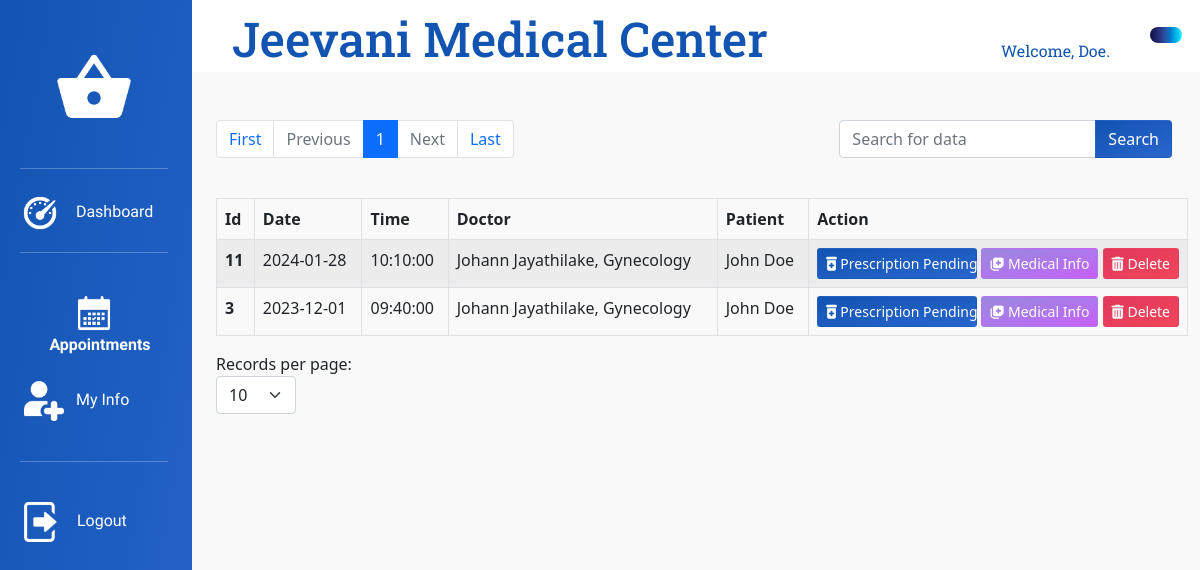
Before: /View/PatientAppointments.php (signed in) with the older database file.
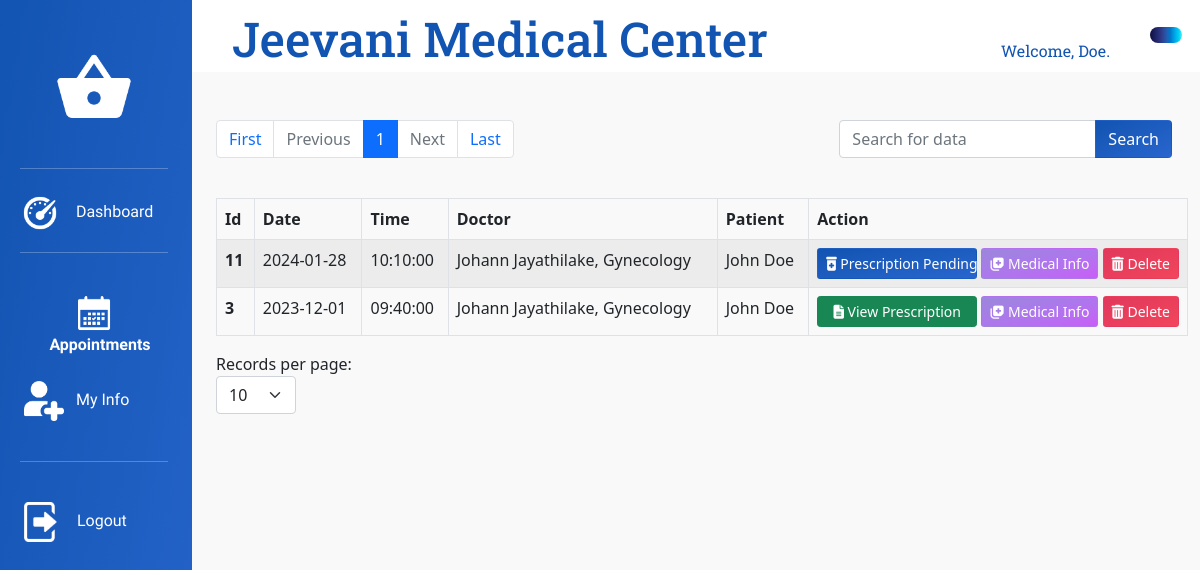
After: the same page with the newer database file.
### tables this page shows
CREATE TABLE `appointment` (
  `appointment_id` int(11) NOT NULL,
  `appointment_schedule_id` int(11) NOT NULL,
  `appointment_patient_id` int(11) NOT NULL,
  `appointment_time` time NOT NULL,
  `appointment_prescription_status` int(11) NOT NULL DEFAULT 0,
  `appointment_status` int(11) NOT NULL DEFAULT 1
);

CREATE TABLE `schedule` (
  `schedule_id` int(11) NOT NULL,
  `schedule_date` date NOT NULL,
  `schedule_doctor_id` int(11) NOT NULL,
  `schedule_start_time` time NOT NULL,
  `schedule_end_time` time NOT NULL,
  `schedule_available_time` time NOT NULL,
  `schedule_status` int(11) NOT NULL DEFAULT 1
);

CREATE TABLE `user` (
  `user_id` int(11) NOT NULL,
  `user_fname` varchar(256) NOT NULL,
  `user_lname` varchar(256) NOT NULL,
  `user_address` text DEFAULT 'N/A',
  `user_dob` date NOT NULL,
  `user_email` varchar(128) NOT NULL,
  `user_nic` varchar(12) NOT NULL,
  `user_password` varchar(256) NOT NULL,
  `user_role_id` int(11) NOT NULL,
  `user_attached_info_id` int(11) DEFAULT NULL,
  `user_status` int(11) NOT NULL DEFAULT 1
);

CREATE TABLE `doctor` (
  `doctor_id` int(11) NOT NULL,
  `doctor_specialisation` varchar(128) NOT NULL,
  `doctor_qualifications` text NOT NULL,
  `doctor_experience` text NOT NULL,
  `doctor_tel_no` int(10) NOT NULL,
  `doctor_user_id` int(11) NOT NULL,
  `doctor_status` int(11) NOT NULL DEFAULT 1
);

### Model/PatientAppointmentsInitializationModel.php (called while the page is built, shortened)
<?php
    $thisDBConnection = new DbConnection();
    $myCon = $thisDBConnection->con;
    $patientId = $_SESSION['userId'];
    if (isset($_GET['page'])) {
        $page = $_GET['page'];
    } else {
        $page = 1;
    }
    if(isset($_POST['limitSelector'])){
        $_SESSION['limitAppointments'] = $_POST['limitSelector'];
        $limit = $_POST['limitSelector'];
        $page = 1;
    }else{
        if(isset($_SESSION['limitAppointments'])){
            $limit = $_SESSION['limitAppointments'];
        }else{
            $limit = 10;
        }
    }
    $start = ($page - 1) * $limit;
    if (isset($_GET["search"])) {
        $filters = $_GET["search"];
        $page = 0;
        $sql =
            "SELECT
                appointment.*,
                schedule.*,
                doctor.*,
                patient_user.user_fname AS patient_first_name,
                doctor_user.user_fname AS doctor_first_name,
                patient_user.user_lname AS patient_last_name,
                doctor_user.user_lname AS doctor_last_name,
                patient_user.user_id AS patient_id,
                prescription.*
            FROM
                appointment
            JOIN
                schedule ON appointment.appointment_schedule_id = schedule.schedule_id
            JOIN
                doctor ON schedule.schedule_doctor_id = doctor.doctor_id
            JOIN
                user AS patient_user ON appointment.appointment_patient_id = patient_user.user_id
            JOIN
                user AS doctor_user ON doctor.doctor_user_id = doctor_user.user_id
            LEFT JOIN
                prescription ON prescription.prescription_appointment_id = appointment.appointment_id
            WHERE
                CONCAT(doctor_user.user_fname, doctor_user.user_lname, doctor.doctor_specialisation, appointment_time) LIKE '%$filters%'
            AND
                appointment_patient_id = '$patientId'
            AND
                appointment_status = 1
            ORDER BY
                schedule.schedule_date DESC;
            ";
        $result = $myCon->query($sql) or die($myCon->error);
        $resCheck = mysqli_num_rows($result);
        $appointments = $result->fetch_all(MYSQLI_ASSOC);
    } else {
        $sql =
            "SELECT
                appointment.*,
                schedule.*,
                doctor.*,
                patient_user.user_fname AS patient_first_name,
                doctor_user.user_fname AS doctor_first_name,
                patient_user.user_lname AS patient_last_name,
                doctor_user.user_lname AS doctor_last_name,
                patient_user.user_id AS patient_id,
                prescription.*
            FROM
                appointment
            JOIN
                schedule ON appointment.appointment_schedule_id = schedule.schedule_id
            JOIN
                doctor ON schedule.schedule_doctor_id = doctor.doctor_id
            JOIN
                user AS patient_user ON appointment.appointment_patient_id = patient_user.user_id
            JOIN
                user AS doctor_user ON doctor.doctor_user_id = doctor_user.user_id
            LEFT JOIN
                prescription ON prescription.prescription_appointment_id = appointment.appointment_id
            WHERE
                appointment_patient_id = '$patientId'
            AND
                appointment_status = 1
            ORDER BY
                schedule.schedule_date DESC
            LIMIT
                $start, $limit;
            ";
        $result = $myCon->query($sql) or die($myCon->error);
        $appointments = $result->fetch_all(MYSQLI_ASSOC);
    }

### View/PatientAppointments.php (the view, shortened to what the changed rows need)
<?php
require_once "../Model/PatientAppointmentsInitializationModel.php";
?>
<!DOCTYPE html>
<html lang="en">
<head>
    <link rel="stylesheet" type="text/css" href="../bootstrap/bootstrap-5.0.2-dist/css/bootstrap.min.css">
    <link rel="stylesheet" type="text/css" href="../CSS/AppointmentsStyles.css">
	<link rel="stylesheet" type="text/css" href="../CSS/AdminDashboardStyles.css">
    <link rel="stylesheet" type="text/css" href="../CSS/CommonDashboardStyles.css">
    <link rel="stylesheet" type="text/css" href="../CSS/Utilities.css">
</head>
<body>
    <div class="container-fluid">
        <div class="row">
            <div class="col-10">
                <div class="row">
                    <div class="col-12 title-content">
                        <h1 class="title-text">Jeevani Medical Center</h1>
                    </div>
                </div>
                <div class="row">
                    <div class="col-12 main-content">
                        <div class="row">
                            <div class="col-12">
                                <table class="table table-striped table-hover table-bordered table-responsive">
                                    <thead>
                                        <tr>
                                            <th scope="col">Id</th>
                                            <th scope="col">Date</th>
                                            <th scope="col">Time</th>
                                            <th scope="col">Doctor</th>
                                            <th scope="col">Patient</th>
                                            <th scope="th-sm" id="Action">Action</th>
                                        </tr>
                                    </thead>
                                    <tbody>
                                        <?php foreach ($appointments as $appointment) { ?>
                                            <tr>
                                                <th scope="row"><?php echo $appointment['appointment_id']; ?></th>
                                                <td id="appointmentDate<?php echo $appointment['appointment_id']; ?>"> <?php echo $appointment['schedule_date']; ?></td>
                                                <td id="appointmentTime<?php echo $appointment['appointment_id']; ?>"> <?php echo $appointment['appointment_time']; ?></td>
                                                <td id="appointmentDoctor<?php echo $appointment['appointment_id']; ?>"> <?php echo ($appointment['doctor_first_name'] . " " . $appointment['doctor_last_name'] . ", " . $appointment['doctor_specialisation']); ?></td>
                                                <td id="appointmentPatient<?php echo $appointment['appointment_id']; ?>"> <?php echo ($appointment['patient_first_name'] . " " . $appointment['patient_last_name']); ?></td>
                                                <td>
                                                    <?php if ($appointment['appointment_prescription_status'] == 0) { ?>
                                                        <button type="button" class="btn btn-sm btn-themed-primary btn-action" name="addPrescriptionButton" id="addPrescription<?php echo $appointment['appointment_id'] ?>" style="width:10rem;"><i class="fa-solid fa-prescription-bottle-medical"></i>&nbsp;Prescription Pending</button>
                                                    <?php } else { ?>
                                                        <button type="button" class="btn btn-sm btn-success btn-action" name="viewPrescriptionButton" id="viewPrescription<?php echo $appointment['prescription_id'] ?>" onclick="openPrescriptionReport(this.id)" style="width:10rem;"><i class="fa-solid fa-file-lines"></i>&nbsp;View Prescription</button>
                                                    <?php } ?>
                                                    <button type="button" class="btn btn-sm btn-themed-violet btn-action" name="medicalInfoButton" id="medicalInfo<?php echo $appointment['patient_id'] ?>" onclick="openMedicalInfoPage(this.id)"><i class="fa-solid fa-notes-medical"></i>&nbsp;Medical Info</button>
                                                    <button type="button" class="btn btn-sm btn-themed-danger btn-action" name="deleteButton" id="del<?php echo $appointment['appointment_id'] ?>" onclick="openDeleteModal(this.id)"><i class="fa-solid fa-trash-can"></i>&nbsp;Delete</button>
                                                </td>
                                            </tr>
                                        <?php } ?>
                                    </tbody>
                                </table>
                            </div>
                        </div>
                    </div>
                </div>
            </div>
        </div>
    </div>
</body>
</html>

Changed rows visible on the page:
changed appointment id 3: appointment_prescription_status "Prescription Pending" → "View Prescription"
